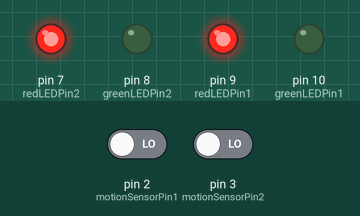
Simulated run of this sketch. Board: Arduino Uno, built with avr-gcc and run on an emulated ATmega328P. Parts: output pins drawn as LEDs (lit = HIGH). Inputs (shaded band) come from the test bench; at power-on: pin 2 (motionSensorPin1) LOW, pin 3 (motionSensorPin2) LOW.

Above: at 1.2 s.
1.3 s: pin 2 (motionSensorPin1) driven HIGH
At 2.5 s:
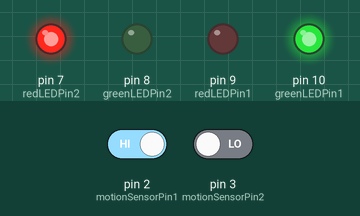
2.8 s: pin 3 (motionSensorPin2) driven HIGH
At 3.8 s:
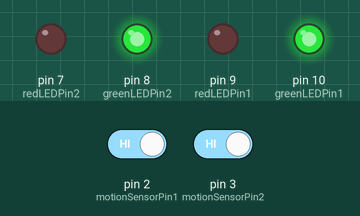
4.3 s: pin 2 (motionSensorPin1) driven LOW
At 4.9 s:
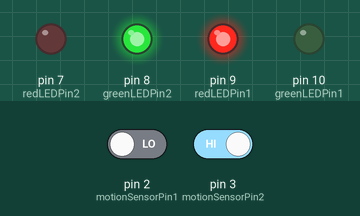
5.8 s: pin 3 (motionSensorPin2) driven LOW
At 6.1 s:
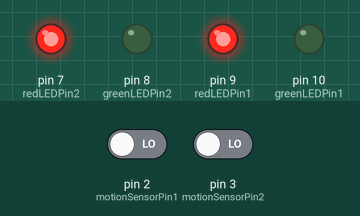
Timing chart, 0 to 8.3 s (numbered marks = the images above; inputs shaded):
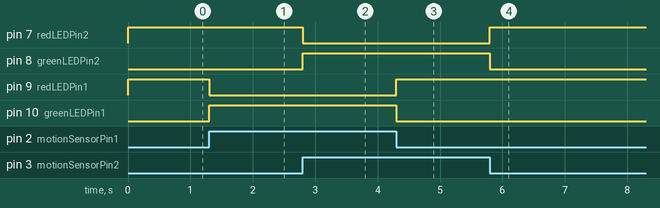

Measured:
- after the input at 1.3 s, pin 9 (redLEDPin1): HIGH → LOW at once; pin 10 (greenLEDPin1): LOW → HIGH at once
- after the input at 2.8 s, pin 7 (redLEDPin2): HIGH → LOW at once; pin 8 (greenLEDPin2): LOW → HIGH at once
- after the input at 4.3 s, pin 9 (redLEDPin1): LOW → HIGH at once; pin 10 (greenLEDPin1): HIGH → LOW at once
- after the input at 5.8 s, pin 7 (redLEDPin2): LOW → HIGH at once; pin 8 (greenLEDPin2): HIGH → LOW at once

The sketch:

code.ino
```cpp
// Define the pins for first set of components
const int motionSensorPin1 = 2;  // First motion sensor pin
const int redLEDPin1 = 9;        // First red LED pin
const int greenLEDPin1 = 10;     // First green LED pin

// Define the pins for second set of components
const int motionSensorPin2 = 3;  // Second motion sensor pin
const int redLEDPin2 = 7;        // Second red LED pin
const int greenLEDPin2 = 8;     // Second green LED pin

void setup() {
  // Set the first motion sensor as input
  pinMode(motionSensorPin1, INPUT);

  // Set the first LEDs as outputs
  pinMode(redLEDPin1, OUTPUT);
  pinMode(greenLEDPin1, OUTPUT);

  // Set the second motion sensor as input
  pinMode(motionSensorPin2, INPUT);

  // Set the second LEDs as outputs
  pinMode(redLEDPin2, OUTPUT);
  pinMode(greenLEDPin2, OUTPUT);

  // Start with the first set of LEDs
  digitalWrite(redLEDPin1, HIGH);
  digitalWrite(greenLEDPin1, LOW);

  // Start with the second set of LEDs
  digitalWrite(redLEDPin2, HIGH);
  digitalWrite(greenLEDPin2, LOW);
}

void loop() {
  // Read the first sensor value
  int sensorValue1 = digitalRead(motionSensorPin1);

  // If motion is detected by first sensor, turn the first green LED on and first red off
  if (sensorValue1 == HIGH) {
    digitalWrite(greenLEDPin1, HIGH);
    digitalWrite(redLEDPin1, LOW);
  } else {
    // If no motion is detected by first sensor, turn the first red LED on and first green off
    digitalWrite(redLEDPin1, HIGH);
    digitalWrite(greenLEDPin1, LOW);
  }

  // Read the second sensor value
  int sensorValue2 = digitalRead(motionSensorPin2);

  // If motion is detected by second sensor, turn the second green LED on and second red off
  if (sensorValue2 == HIGH) {
    digitalWrite(greenLEDPin2, HIGH);
    digitalWrite(redLEDPin2, LOW);
  } else {
    // If no motion is detected by second sensor, turn the second red LED on and second green off
    digitalWrite(redLEDPin2, HIGH);
    digitalWrite(greenLEDPin2, LOW);
  }
}
```
